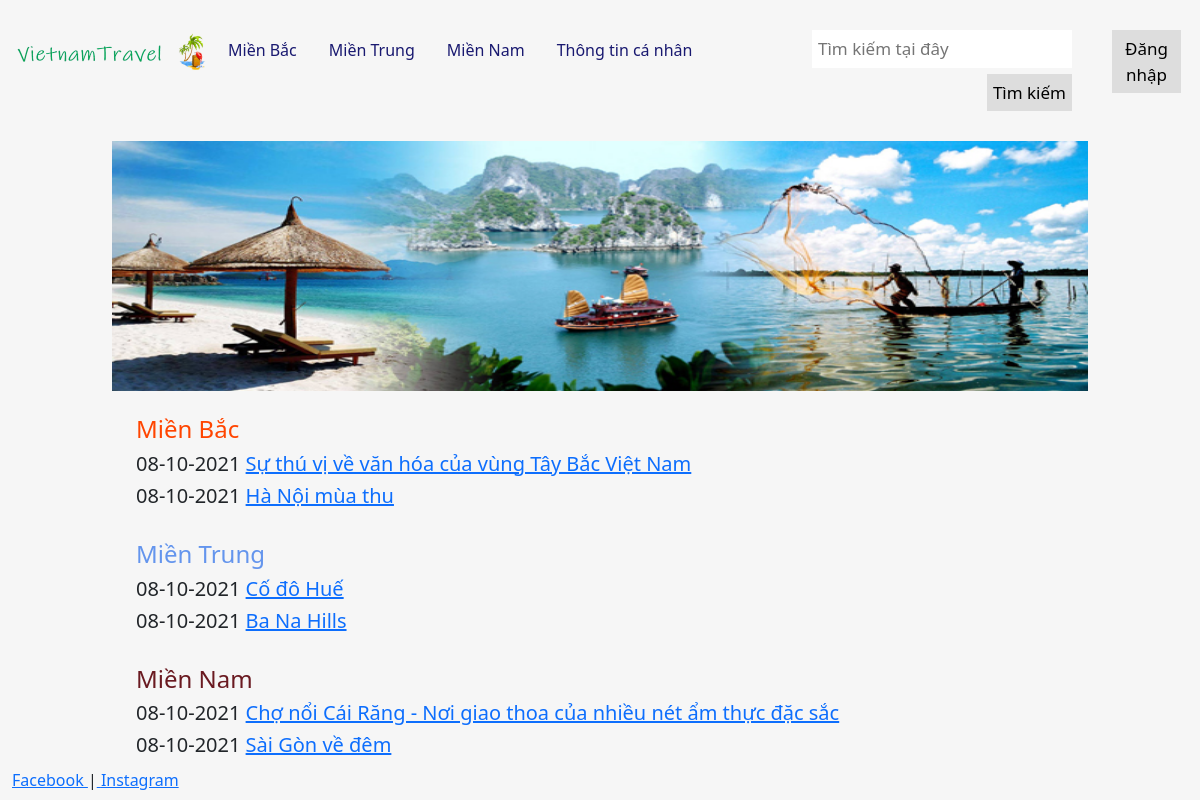
The page / on the database its author committed.
### northtravel/models.py (models this page shows, shortened)
class Post_North(models.Model):
    title = models.CharField(max_length=500)
    content = models.TextField()
    image = models.ImageField(upload_to='images')
    created_at = models.DateTimeField(auto_now_add=True)
    upload_to = models.DateTimeField(auto_now=True)

### centraltravel/models.py (models this page shows, shortened)
class Post_Central(models.Model):
    title = models.CharField(max_length=500)
    content = models.TextField()
    image = models.ImageField(upload_to='images')
    created_at = models.DateTimeField(auto_now_add=True)
    upload_to = models.DateTimeField(auto_now=True)

### southtravel/models.py (models this page shows, shortened)
class Post_South(models.Model):
    title = models.CharField(max_length=500)
    content = models.TextField()
    image = models.ImageField(upload_to='images')
    created_at = models.DateTimeField(auto_now_add=True)
    upload_to = models.DateTimeField(auto_now=True)

### home/views.py (the view)
# urls.py: path('', home_view),
def home_view(request):
    Data = {'Posts_North': Post_North.objects.all().order_by('-upload_to'),
            'Posts_Central': Post_Central.objects.all().order_by('-upload_to'),
            'Posts_South': Post_South.objects.all().order_by('-upload_to')}
    return render(request, 'pages/home.html', Data)

### home/templates/pages/home.html (shortened to what this page needs)
{% extends "pages/base.html" %}
{% block content %}
    <h4 style="color: orangered">Miền Bắc</h4>
{% for post_North in Posts_North %}
    <h5>{{ post_North.upload_to|date:"d-m-Y" }} <a href="/northtravel/{{ post_North.id }}">{{ post_North.title }}</a></h5>
{% endfor %}
    <br>
    <h4 style="color: cornflowerblue">Miền Trung</h4>
{% for post_Central in Posts_Central %}
    <h5>{{ post_Central.upload_to|date:"d-m-Y" }} <a href="/centraltravel/{{ post_Central.id }}">{{ post_Central.title }}</a></h5>
{% endfor %}
    <br>
    <h4 style="color: #6a1a21">Miền Nam</h4>
{% for post_South in Posts_South %}
    <h5>{{ post_South.upload_to|date:"d-m-Y" }} <a href="/southtravel/{{ post_South.id }}">{{ post_South.title }}</a></h5>
{% endfor %}
{% endblock %}

### home/templates/pages/base.html (shortened to what this page needs)
<!DOCTYPE html>
<html lang="en">
<head>
    {% load static %}
    <link rel="stylesheet" href="{%  static 'css/bootstrap.min.css' %}" type="text/css">
</head>
<body>
    <br>
    <div class="container-fluid" style="min-height: 93%">
        <div class="row" style="color: #ffffff">
            <div class="col-sm-2">
                <div style="text-align: left;">
                    <a href="/"><img src="{% static 'images/logo.png' %}" class="responsive-img" style="max-height: 60px"/></a>
                </div>
                <br>
            </div>
            <div class="col-sm-6">
                <div class="bs-sliderbar">
                    <ul class="nav">
                        <li><a class="nav-link" href="/northtravel" style="color: midnightblue">Miền Bắc</a></li>
                        <li><a class="nav-link" href="/centraltravel" style="color: midnightblue">Miền Trung</a></li>
                        <li><a class="nav-link" href="/southtravel" style="color: midnightblue">Miền Nam</a></li>
                        <li><a class="nav-link" href="/information" style="color: midnightblue">Thông tin cá nhân</a></li>
                    </ul>
                </div>
            </div>
            <div class="col-sm-3">
                <div class="search-container">
                    <form action="/">
                        <input type="text" placeholder="Tìm kiếm tại đây" name="search">
                        <button type="submit">Tìm kiếm</button>
                    </form>
                </div>
            </div>
            <div class="col-sm-1">
                <button type="submit">Đăng nhập</button>
            </div>
        </div>
        <br>
        <div class="row">
            <div class="col-sm-1">
            </div>
            <div class="col-sm-10">
                <div style="text-align: center;"><img src="{% static 'images/travelVietnam.jpg' %}" class="responsive-img" style="width: 100%;height: 250px"></div>
                <br>
                <div class="container-fluid">
                    {% block content %}
                    {% endblock %}
                </div>
            </div>
            <div class="col-sm-1">
            </div>
        </div>
    </div>
    <footer>
        <div class="container-fluid">
            <a href="https://www.facebook.com/vhuytran.2610/">Facebook </a>|<a href="https://www.instagram.com/vhuy.tran/"> Instagram</a>
        </div>
    </footer>
</body>
</html>

### home/templates/pages/base.html (style rules this page uses)
html, body { height: 100%; background-color: #f6f6f6; }
.col-sm-6 { margin-top: 6px; }
.col-sm-10 { margin-top: 6px; }
.col-sm-3 .search-container { float: right; }
.col-sm-3 input[type=text] { padding: 6px; margin-top: 6px; font-size: 17px; border: none; }
.col-sm-3 .search-container button { float: right; padding: 6px; margin-top: 6px; margin-right: 16px; background: #ddd; font-size: 17px; border: none; cursor: pointer; }
.col-sm-1 button { float: right; padding: 6px; margin-top: 6px; margin-right: 7px; background: #ddd; font-size: 17px; border: none; cursor: pointer; }

### rows shown on the page
Post_North: upload_to "08-10-2021", title "Sự thú vị về văn hóa của vùng Tây Bắc Việt Nam"
Post_North: upload_to "08-10-2021", title "Hà Nội mùa thu"
Post_Central: upload_to "08-10-2021", title "Cố đô Huế"
Post_Central: upload_to "08-10-2021", title "Ba Na Hills"
Post_South: upload_to "08-10-2021", title "Chợ nổi Cái Răng - Nơi giao thoa của nhiều nét ẩm thực đặc sắc"
Post_South: upload_to "08-10-2021", title "Sài Gòn về đêm"
